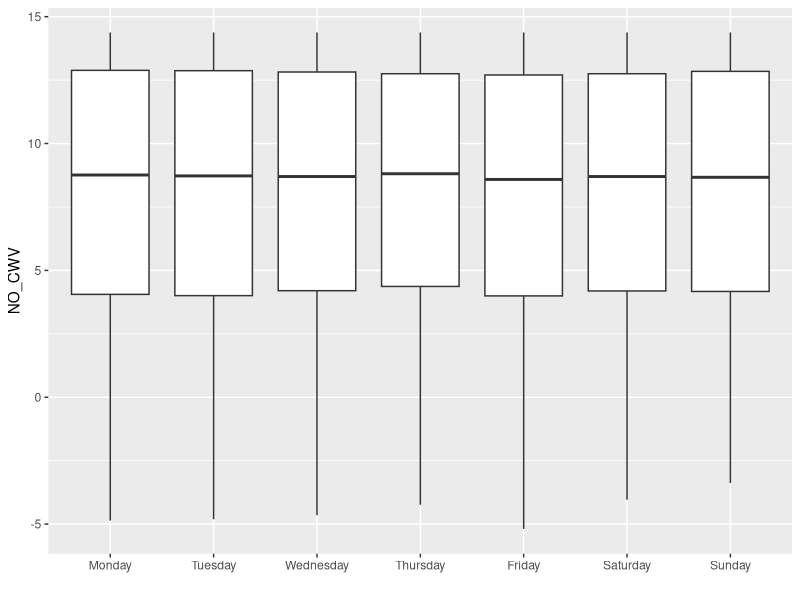
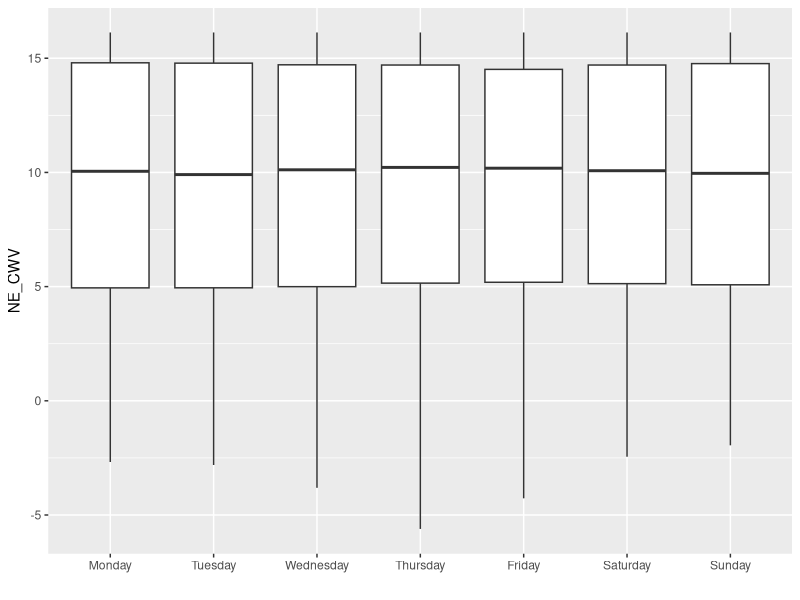
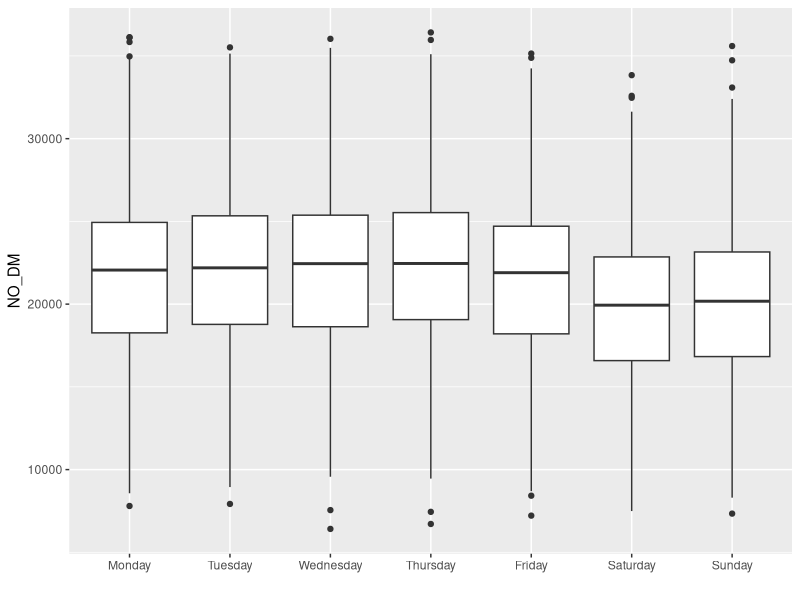
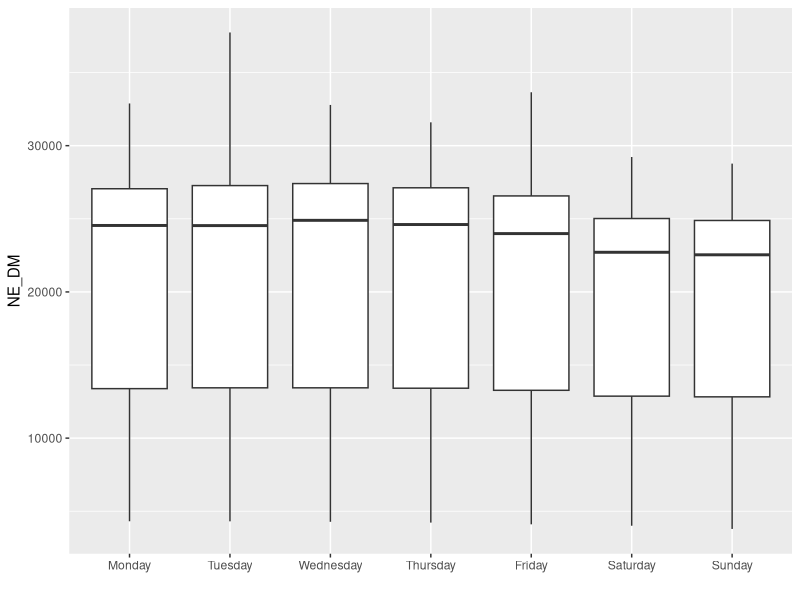

These charts were generated, in order, by the following R code: (Note: this script raises an error after producing the figures.)
## Columns 1,2,3,9,14,20
all_data = read.csv("data_for_daniel.csv", header = TRUE)
data = all_data[,c(1,2,3,9,14,20)]
install.packages("lubridate")
install.packages("zoo")
library(lubridate)
library(ggplot2)
library(tidyr)
library(plyr)
library(dplyr)
library(zoo)
## Check lubridate is working
dmy(data$Date[1])
## Find the NA values in the data and remove
which(is.na(data))
data[which(is.na(data)),]
which(is.na(data$Day))
which(is.na(data$Date))
which(is.na(data$NO_CWV))
which(is.na(data$NO_DM))
which(is.na(data$NE_CWV))
which(is.na(data$NE_DM))
data[3103,]
data = na.omit(data)
which(duplicated(data$Date))
## No duplicated dates in the data
## Check negative values
which(data$NO_CWV<0)
which(data$NO_DM<0)
which(data$NE_CWV<0)
which(data$NE_DM<0)
## Some values where the CWV is less than 0 in either region
data[which(data$NO_CWV<0),]
## All dates within November - March so likely just particularly bad winter weather
data[which(data$NE_CWV<0),]
## Again all dates fall within November - March
## Set the Date column in the correct format
data$Date = dmy(data$Date)

## Create box plots of the data with the days in order Monday-Sunday
level_order = c("Monday", "Tuesday", "Wednesday", "Thursday", "Friday", "Saturday", "Sunday")
ggplot(data = data) + 
  geom_boxplot(mapping = aes(x = factor(Day, level = level_order), y = NO_CWV)) +
  xlab("")
ggplot(data = data) + 
  geom_boxplot(mapping = aes(x = factor(Day, level = level_order), y = NE_CWV))+
  xlab("")
ggplot(data = data) + 
  geom_boxplot(mapping = aes(x = factor(Day, level = level_order), y = NO_DM)) + 
  xlab("")
ggplot(data = data) + 
  geom_boxplot(mapping = aes(x = factor(Day, level = level_order), y = NE_DM)) + 
  xlab("")

## Import the holiday dates
holidays = read.csv("holidays.csv", header = TRUE)
which(is.na(holidays))  ## No missing values
bank_holidays = holidays[which(holidays$Bank.Holiday==TRUE),]
## Need to change the date column for the data frame so they are in the same format
bank_holidays$Date = ymd(bank_holidays$Date)
bank_hols_data = match_df(data, bank_holidays)
data = join(data, bank_holidays, by = "Date")
data$Holiday = NULL
data$Type = NULL
data$Bank.Holiday = replace_na(data$Bank.Holiday,"FALSE")

## Line graphs showing demand with points over the top for bank holidays
ggplot(data = data, mapping = aes(x = Date, y = NO_DM)) + 
  geom_line(data = data[which(data$Bank.Holiday==FALSE),], aes(colour = factor(Bank.Holiday)), lwd = 0.35) + 
  geom_point(data = data[which(data$Bank.Holiday==TRUE),], aes(shape = factor(Bank.Holiday))) + 
  theme(legend.position = "bottom") + 
  labs(colour = "legend") + 
  scale_colour_discrete(name = "", breaks = c("TRUE", "FALSE"), 
                        labels = c("Bank holiday", "Non-bank holiday"),
                        type = c("royalblue", "black")) +
  scale_shape_discrete(name = "", breaks = c("TRUE", "FALSE"), 
                       labels = c("Bank holiday", "Non-bank holiday"))

ggplot(data = data, mapping = aes(x = Date, y = NE_DM)) + 
  geom_line(data = data[which(data$Bank.Holiday==FALSE),], aes(colour = factor(Bank.Holiday)), lwd = 0.35) + 
  geom_point(data = data[which(data$Bank.Holiday==TRUE),], aes(shape = factor(Bank.Holiday))) + 
  theme(legend.position = "bottom") + 
  labs(colour = "legend") + 
  scale_colour_discrete(name = "", breaks = c("TRUE", "FALSE"), 
                        labels = c("Bank holiday", "Non-bank holiday"),
                        type = c("royalblue", "black")) +
  scale_shape_discrete(name = "", breaks = c("TRUE", "FALSE"), 
                       labels = c("Bank holiday", "Non-bank holiday"))

## Boxplots showing the difference in demand between bank hols and non-bank hols
ggplot(data = data) + geom_boxplot(mapping = aes(x = Bank.Holiday, y = NO_DM),
                                   fill = c("royalblue", "darkgrey")) + xlab("") +
  scale_x_discrete(labels = c("FALSE" = "Non-bank holiday", "TRUE" = "Bank holiday"))
ggplot(data = data) + geom_boxplot(mapping = aes(x = Bank.Holiday, y = NE_DM),
                                   fill = c("royalblue", "darkgrey")) + xlab("") + 
  scale_x_discrete(labels = c("FALSE" = "Non-bank holiday", "TRUE" = "Bank holiday"))


## Create scatter plots of relationships within variables (DM)
ggplot(data = data) + geom_point(mapping = aes(x = NO_DM, y = NE_DM), size = 0.5)
## Now within locations (NO and NE)
ggplot(data = data) + geom_point(mapping = aes(x = NO_CWV, y = NO_DM), size = 0.4)
ggplot(data = data) + geom_point(mapping = aes(x = NE_CWV, y = NE_DM), size = 0.4)

## Perform K-means on these scatter plots (for DM)
NO_data = data.frame(cbind(data$NO_DM, data$NO_CWV))
colnames(NO_data) = c("NO_DM", "NO_CWV")
Kmax = 8
SS_W = numeric(Kmax)
for (K in 1:Kmax) {
  km = kmeans(NO_data, K, iter.max = 50, nstart = 20)
  SS_W[K] = km$tot.withinss
}
plot(1:Kmax, SS_W, type = "l", xlab = "K", ylab = "SS_W")
## No obvious value of K but 4 is reasonable
km_NO = kmeans(NO_data, 4, iter.max = 50, nstart = 20)
pca_km_NO = prcomp(x = NO_data)
plot(pca_km_NO$x[,1], pca_km_NO$x[,2], col = km_NO$cluster, pch = km_NO$cluster)
NO_data$cluster = km_NO$cluster
ggplot() + 
  geom_point(data = NO_data, 
             mapping = aes(x = NO_CWV, y = NO_DM, colour = factor(cluster))) + 
  scale_colour_brewer(name = "Cluster", palette = "RdGy")
  
NE_data = data.frame(cbind(data$NE_DM, data$NE_CWV))
colnames(NE_data) = c("NE_DM", "NE_CWV")
for (K in 1:Kmax) {
  km = kmeans(NE_data, K, iter.max = 50, nstart = 20)
  SS_W[K] = km$tot.withinss
}
plot(1:Kmax, SS_W, type = "l", xlab = "K", ylab = "SS_W")
## Potentially 2 clusters might be better for the NE data
km_NE = kmeans(NE_data, 4, iter.max = 50, nstart = 20)
pca_km_NE = prcomp(x = NE_data)
plot(pca_km_NE$x[,1], pca_km_NE$x[,2], col = km_NE$cluster, pch = km_NE$cluster)
NE_data$cluster = km_NE$cluster
ggplot() + 
  geom_point(data = NE_data, 
             mapping = aes(x = NE_CWV, y = NE_DM, colour = factor(cluster))) + 
  scale_colour_brewer(name = "Cluster", palette = "RdGy")
  
## Plot the CSV and DM together
ggplot(data = data, aes(x = Date)) + 
  geom_line(mapping = aes(y = NO_DM, colour = "NO_DM")) + 
  geom_line(mapping = aes(y = NO_CWV*2192.245, colour = "NO_CWV")) + 
  scale_y_continuous(sec.axis = sec_axis(trans = ~./2192.245, name = "NO_CWV")) +
  theme(legend.title = element_blank(), legend.position = "right") +
  scale_color_manual(values = c("NO_CWV" = "darkgrey", "NO_DM" = "purple"))

ggplot(data = data, aes(x = Date)) + 
  geom_line(mapping = aes(y = NE_DM, color = "NE_DM")) + 
  geom_line(mapping = aes(y = NE_CWV*2346.609, color = "NE_CWV")) + 
  scale_y_continuous(sec.axis = sec_axis(trans = ~./2346.609, name = "NE_CWV")) +
  theme(legend.title = element_blank(), legend.position = "right") +
  scale_color_manual(values = c("NE_CWV" = "darkgrey", "NE_DM" = "purple"))

## Look at correlation coefficients
cor(data$NO_CWV, data$NO_DM)
cor(data$NO_CWV, data$NO_DM, method = "spearman")
cor(data$NE_CWV, data$NE_DM)
cor(data$NE_CWV, data$NE_DM, method = "spearman")
cor(data$NO_DM, data$NE_DM)
cor(data$NO_DM, data$NE_DM, method = "spearman")

cor.test(data$NO_CWV, data$NO_DM)
cor.test(data$NO_CWV, data$NO_DM, method = "spearman")
cor.test(data$NE_CWV, data$NE_DM)
cor.test(data$NE_CWV, data$NE_DM, method = "spearman")
cor.test(data$NO_DM, data$NE_DM)
cor.test(data$NO_DM, data$NE_DM, method = "spearman")

acf(data$NO_DM, lag.max = 40, main = "NO_DM acf")
acf(data$NE_DM, lag.max = 40, main = "NE_DM acf")

## End of included EDA

## Create some line plots of the data
ggplot(data = data, mapping = aes(x = Date, y = NO_CWV)) + geom_line()
ggplot(data = data, mapping = aes(x = Date, y = NE_CWV)) + geom_line()
ggplot(data = data, mapping = aes(x = Date, y = NO_DM)) + geom_line()
ggplot(data = data, mapping = aes(x = Date, y = NE_DM)) + geom_line()

## Import the holiday dates
holidays = read.csv("holidays.csv", header = TRUE)
which(is.na(holidays))  ## No missing values
bank_holidays = holidays[which(holidays$Bank.Holiday==TRUE),]
## Need to change the date column for the data frame so they are in the same format
bank_holidays$Date = ymd(bank_holidays$Date)
bank_hols_data = match_df(data, bank_holidays)
data = join(data, bank_holidays, by = "Date")
data$Holiday = NULL
data$Type = NULL
data$Bank.Holiday = replace_na(data$Bank.Holiday,"FALSE")

## Now can plot the bank holidays against other days
ggplot(data = data) + 
  geom_point(mapping = aes(x = NO_DM, y = NE_DM, colour = factor(Bank.Holiday)), size = 0.4) + 
  scale_colour_discrete(limits = c("FALSE", "TRUE"), labels = c("Non-bank holiday", "Bank holiday"),
                        type = c("skyblue", "black")) + 
  theme(legend.title = element_blank(), legend.position = "bottom")
ggplot(data = data) + 
  geom_point(mapping = aes(x = NO_CWV, y = NO_DM, colour = factor(Bank.Holiday)), size = 0.4) + 
  scale_colour_discrete(limits = c("FALSE", "TRUE"), labels = c("Non-bank holiday", "Bank holiday"),
                        type = c("skyblue", "black")) + 
  theme(legend.title = element_blank(), legend.position = "bottom")
ggplot(data = data) + 
  geom_point(mapping = aes(x = NE_CWV, y = NE_DM, colour = factor(Bank.Holiday)), size = 0.4) + 
  scale_colour_discrete(limits = c("FALSE", "TRUE"), labels = c("Non-bank holiday", "Bank holiday"),
                        type = c("skyblue", "black")) + 
  theme(legend.title = element_blank(), legend.position = "bottom")

## Line plots which separate bank holidays and non-bank holidays
ggplot(data = data, mapping = aes(x = Date, y = NO_DM, colour = factor(Bank.Holiday))) + 
  geom_line() + scale_colour_discrete(limits = c("FALSE", "TRUE"), labels = c("Non-bank holiday", "Bank holiday"),
                                      type = c("skyblue", "black")) + 
  theme(legend.title = element_blank(), legend.position = "bottom")
ggplot(data = data, mapping = aes(x = Date, y = NE_DM, colour = factor(Bank.Holiday))) + 
  geom_line() + scale_colour_discrete(limits = c("FALSE", "TRUE"), labels = c("Non-bank holiday", "Bank holiday"),
                                      type = c("skyblue", "black")) + 
  theme(legend.title = element_blank(), legend.position = "bottom")

## Change the black line to points for the bank holidays
ggplot(data = data, mapping = aes(x = Date, y = NO_DM)) + 
  geom_line(data = data[which(data$Bank.Holiday==FALSE),], aes(colour = factor(Bank.Holiday)), lwd = 0.35) + 
  geom_point(data = data[which(data$Bank.Holiday==TRUE),], aes(shape = factor(Bank.Holiday))) + 
  theme(legend.position = "bottom") + 
  labs(colour = "legend") + 
  scale_colour_discrete(name = "", breaks = c("TRUE", "FALSE"), 
                        labels = c("Bank holiday", "Non-bank holiday"),
                        type = c("royalblue", "black")) +
  scale_shape_discrete(name = "", breaks = c("TRUE", "FALSE"), 
                        labels = c("Bank holiday", "Non-bank holiday"))

ggplot(data = data, mapping = aes(x = Date, y = NE_DM)) + 
  geom_line(data = data[which(data$Bank.Holiday==FALSE),], aes(colour = factor(Bank.Holiday)), lwd = 0.35) + 
  geom_point(data = data[which(data$Bank.Holiday==TRUE),], aes(shape = factor(Bank.Holiday))) + 
  theme(legend.position = "bottom") + 
  labs(colour = "legend") + 
  scale_colour_discrete(name = "", breaks = c("TRUE", "FALSE"), 
                        labels = c("Bank holiday", "Non-bank holiday"),
                        type = c("royalblue", "black")) +
  scale_shape_discrete(name = "", breaks = c("TRUE", "FALSE"), 
                       labels = c("Bank holiday", "Non-bank holiday"))

## Plot each year over the top of each other
ggplot(data = data, aes(format(Date, format = "%m-%d"), NO_DM, group = factor(year(Date)),
       colour = factor(year(Date)))) + geom_line()
ggplot(data = data, aes(format(Date, format = "%m-%d"), NE_DM, group = factor(year(Date)),
                        colour = factor(year(Date)))) + geom_line()

## Box plots separating the bank holidays and non bank holidays
ggplot(data = data) + 
  geom_boxplot(mapping = aes(x = Bank.Holiday, y = NO_CWV), fill = c("skyblue", "darkgrey")) + xlab("") +  
  scale_x_discrete(labels = c("FALSE" = "Non-bank holiday", "TRUE" = "Bank holiday"))
ggplot(data = data) + 
  geom_boxplot(mapping = aes(x = Bank.Holiday, y = NE_CWV), fill = c("skyblue", "darkgrey")) + xlab("") + 
  scale_x_discrete(labels = c("FALSE" = "Non-bank holiday", "TRUE" = "Bank holiday"))

ggplot(data = data) + geom_boxplot(mapping = aes(x = Bank.Holiday, y = NO_DM),
                                   fill = c("royalblue", "darkgrey")) + xlab("") +
  scale_x_discrete(labels = c("FALSE" = "Non-bank holiday", "TRUE" = "Bank holiday"))
ggplot(data = data) + geom_boxplot(mapping = aes(x = Bank.Holiday, y = NE_DM),
                                   fill = c("royalblue", "darkgrey")) + xlab("") + 
  scale_x_discrete(labels = c("FALSE" = "Non-bank holiday", "TRUE" = "Bank holiday"))


bank_hols_vector = which(data$Bank.Holiday == "TRUE")
weekends_vector = sort(c(which(data$Day == "Saturday"), which(data$Day == "Sunday")))
data$day_type = NA
data$day_type[bank_hols_vector] = "Bank holiday"
data$day_type[weekends_vector] = "Weekend"
data$day_type = replace_na(data$day_type, "Weekday")

## Now can separate into weekdays, weekends and bank holidays
ggplot(data = data) + geom_boxplot(mapping = aes(x = day_type, y = NO_DM),
                                   fill = c("darkgrey", "gold", "darkorange")) + xlab("")
ggplot(data = data) + geom_boxplot(mapping = aes(x = day_type, y = NE_DM),
                                   fill = c("darkgrey", "gold", "darkorange")) + xlab("")

ggplot(data = data, mapping = aes(x = Date, y = NO_DM, colour = factor(day_type))) + 
  geom_line() + scale_colour_discrete(limits = c("Bank holiday", "Weekday", "Weekend"),
                                      type = c("black", "gold", "darkorange")) + 
  theme(legend.title = element_blank(), legend.position = "bottom")
ggplot(data = data, mapping = aes(x = Date, y = NE_DM, colour = factor(day_type))) + 
  geom_line() + scale_colour_discrete(limits = c("Bank holiday", "Weekday", "Weekend"),
                                      type = c("black", "gold", "darkorange")) + 
  theme(legend.title = element_blank(), legend.position = "bottom")

## Look at correlation coefficients
cor(data$NO_CWV, data$NO_DM)
cor(data$NO_CWV, data$NO_DM, method = "spearman")
cor(data$NE_CWV, data$NE_DM)
cor(data$NE_CWV, data$NE_DM, method = "spearman")
cor(data$NO_DM, data$NE_DM)
cor(data$NO_DM, data$NE_DM, method = "spearman")

cor.test(data$NO_CWV, data$NO_DM)
cor.test(data$NO_CWV, data$NO_DM, method = "spearman")
cor.test(data$NE_CWV, data$NE_DM)
cor.test(data$NE_CWV, data$NE_DM, method = "spearman")
cor.test(data$NO_DM, data$NE_DM)
cor.test(data$NO_DM, data$NE_DM, method = "spearman")


## More correlations based on "day type"
cor(data$NO_DM[which(data$day_type == "Bank holiday")], 
    data$NE_DM[which(data$day_type == "Bank holiday")])
cor(data$NO_DM[which(data$day_type == "Bank holiday")], 
    data$NE_DM[which(data$day_type == "Bank holiday")], method = "kendall")
cor(data$NO_DM[which(data$day_type == "Bank holiday")], 
    data$NE_DM[which(data$day_type == "Bank holiday")], method = "spearman")
cor(data$NO_DM[which(data$day_type == "Weekday")], 
    data$NE_DM[which(data$day_type == "Weekday")])
cor(data$NO_DM[which(data$day_type == "Weekday")], 
    data$NE_DM[which(data$day_type == "Weekday")], method = "kendall")
cor(data$NO_DM[which(data$day_type == "Weekday")], 
    data$NE_DM[which(data$day_type == "Weekday")], method = "spearman")
cor(data$NO_DM[which(data$day_type == "Weekend")], 
    data$NE_DM[which(data$day_type == "Weekend")])
cor(data$NO_DM[which(data$day_type == "Weekend")], 
    data$NE_DM[which(data$day_type == "Weekend")], method = "kendall")
cor(data$NO_DM[which(data$day_type == "Weekend")], 
    data$NE_DM[which(data$day_type == "Weekend")], method = "spearman")

## Correlations of "day type" for the North
cor(data$NO_CWV[which(data$day_type == "Bank holiday")], 
    data$NO_DM[which(data$day_type == "Bank holiday")])
cor(data$NO_CWV[which(data$day_type == "Bank holiday")], 
    data$NO_DM[which(data$day_type == "Bank holiday")], method = "kendall")
cor(data$NO_CWV[which(data$day_type == "Bank holiday")], 
    data$NO_DM[which(data$day_type == "Bank holiday")], method = "spearman")
cor(data$NO_CWV[which(data$day_type == "Weekday")], 
    data$NO_DM[which(data$day_type == "Weekday")])
cor(data$NO_CWV[which(data$day_type == "Weekday")], 
    data$NO_DM[which(data$day_type == "Weekday")], method = "kendall")
cor(data$NO_CWV[which(data$day_type == "Weekday")], 
    data$NO_DM[which(data$day_type == "Weekday")], method = "spearman")
cor(data$NO_CWV[which(data$day_type == "Weekend")], 
    data$NO_DM[which(data$day_type == "Weekend")])
cor(data$NO_CWV[which(data$day_type == "Weekend")], 
    data$NO_DM[which(data$day_type == "Weekend")], method = "kendall")
cor(data$NO_CWV[which(data$day_type == "Weekend")], 
    data$NO_DM[which(data$day_type == "Weekend")], method = "spearman")

## Perform cor.test on these
cor.test(data$NO_CWV[which(data$day_type == "Bank holiday")], 
    data$NO_DM[which(data$day_type == "Bank holiday")])
cor.test(data$NO_CWV[which(data$day_type == "Bank holiday")], 
    data$NO_DM[which(data$day_type == "Bank holiday")], method = "kendall")
cor.test(data$NO_CWV[which(data$day_type == "Bank holiday")], 
    data$NO_DM[which(data$day_type == "Bank holiday")], method = "spearman")
cor.test(data$NO_CWV[which(data$day_type == "Weekday")], 
    data$NO_DM[which(data$day_type == "Weekday")])
cor.test(data$NO_CWV[which(data$day_type == "Weekday")], 
    data$NO_DM[which(data$day_type == "Weekday")], method = "kendall")
cor.test(data$NO_CWV[which(data$day_type == "Weekday")], 
    data$NO_DM[which(data$day_type == "Weekday")], method = "spearman")
cor.test(data$NO_CWV[which(data$day_type == "Weekend")], 
    data$NO_DM[which(data$day_type == "Weekend")])
cor.test(data$NO_CWV[which(data$day_type == "Weekend")], 
    data$NO_DM[which(data$day_type == "Weekend")], method = "kendall")
cor.test(data$NO_CWV[which(data$day_type == "Weekend")], 
    data$NO_DM[which(data$day_type == "Weekend")], method = "spearman")

## Correlations of "day type" for the North East
cor(data$NE_CWV[which(data$day_type == "Bank holiday")], 
    data$NE_DM[which(data$day_type == "Bank holiday")])
cor(data$NE_CWV[which(data$day_type == "Bank holiday")], 
    data$NE_DM[which(data$day_type == "Bank holiday")], method = "kendall")
cor(data$NE_CWV[which(data$day_type == "Bank holiday")], 
    data$NE_DM[which(data$day_type == "Bank holiday")], method = "spearman")
cor(data$NE_CWV[which(data$day_type == "Weekday")], 
    data$NE_DM[which(data$day_type == "Weekday")])
cor(data$NE_CWV[which(data$day_type == "Weekday")], 
    data$NE_DM[which(data$day_type == "Weekday")], method = "kendall")
cor(data$NE_CWV[which(data$day_type == "Weekday")], 
    data$NE_DM[which(data$day_type == "Weekday")], method = "spearman")
cor(data$NE_CWV[which(data$day_type == "Weekend")], 
    data$NE_DM[which(data$day_type == "Weekend")])
cor(data$NE_CWV[which(data$day_type == "Weekend")], 
    data$NE_DM[which(data$day_type == "Weekend")], method = "kendall")
cor(data$NE_CWV[which(data$day_type == "Weekend")], 
    data$NE_DM[which(data$day_type == "Weekend")], method = "spearman")

## Perform cor.test on the above correlation coefficients
cor.test(data$NE_CWV[which(data$day_type == "Bank holiday")], 
    data$NE_DM[which(data$day_type == "Bank holiday")])
cor.test(data$NE_CWV[which(data$day_type == "Bank holiday")], 
    data$NE_DM[which(data$day_type == "Bank holiday")], method = "kendall")
cor.test(data$NE_CWV[which(data$day_type == "Bank holiday")], 
    data$NE_DM[which(data$day_type == "Bank holiday")], method = "spearman")
cor.test(data$NE_CWV[which(data$day_type == "Weekday")], 
    data$NE_DM[which(data$day_type == "Weekday")])
cor.test(data$NE_CWV[which(data$day_type == "Weekday")], 
    data$NE_DM[which(data$day_type == "Weekday")], method = "kendall")
cor.test(data$NE_CWV[which(data$day_type == "Weekday")], 
    data$NE_DM[which(data$day_type == "Weekday")], method = "spearman")
cor.test(data$NE_CWV[which(data$day_type == "Weekend")], 
    data$NE_DM[which(data$day_type == "Weekend")])
cor.test(data$NE_CWV[which(data$day_type == "Weekend")], 
    data$NE_DM[which(data$day_type == "Weekend")], method = "kendall")
cor.test(data$NE_CWV[which(data$day_type == "Weekend")], 
    data$NE_DM[which(data$day_type == "Weekend")], method = "spearman")


## Plot the CSV and DM together
ggplot(data = data, aes(x = Date)) + 
  geom_line(mapping = aes(y = NO_DM, colour = "NO_DM")) + 
  geom_line(mapping = aes(y = NO_CWV*2192.245, colour = "NO_CWV")) + 
  scale_y_continuous(sec.axis = sec_axis(trans = ~./2192.245, name = "NO_CWV")) +
  theme(legend.title = element_blank(), legend.position = "right") +
  scale_color_manual(values = c("NO_CWV" = "darkgrey", "NO_DM" = "purple"))

ggplot(data = data, aes(x = Date)) + 
  geom_line(mapping = aes(y = NE_DM, color = "NE_DM")) + 
  geom_line(mapping = aes(y = NE_CWV*2346.609, color = "NE_CWV")) + 
  scale_y_continuous(sec.axis = sec_axis(trans = ~./2346.609, name = "NE_CWV")) +
  theme(legend.title = element_blank(), legend.position = "right") +
  scale_color_manual(values = c("NE_CWV" = "darkgrey", "NE_DM" = "purple"))

data$NE_DM[1]/data$NE_CWV[1]
data$NO_DM[1]/data$NO_CWV[1]


# Nulled just to remove from the dataset
data$M_D = NULL
data$Year = NULL